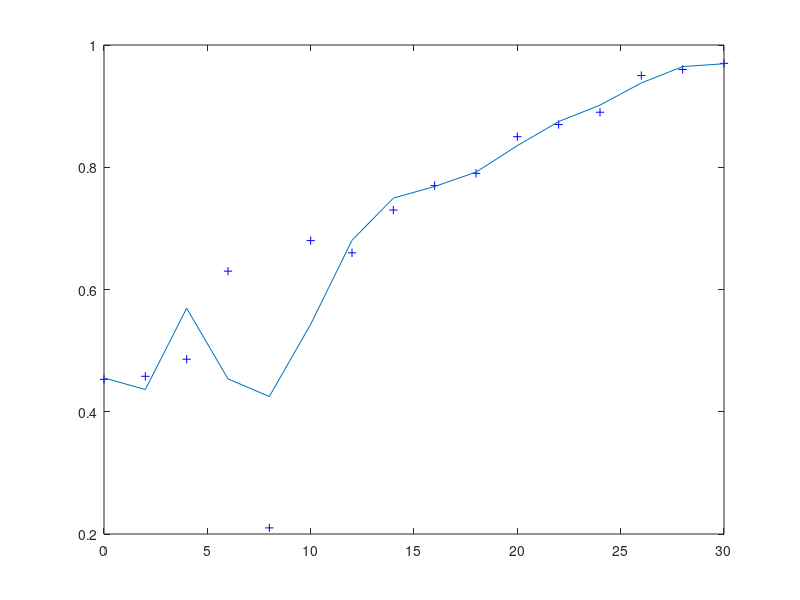

This figure's MATLAB source:
clear;
x = [ 0 2 4 6 8 10 12 14 16 18 20 22 24 26 28 30 ]
y  =[ .453 .458 .486 .63 .21 .68 .66 .73 .77 .79 .85 .87 .89 .95 .96 .97 ]


plot (x,y ,'b+')
hold on
p=polyfit(x,y,10);
pp=polyval ( p , x)
plot (x,pp)